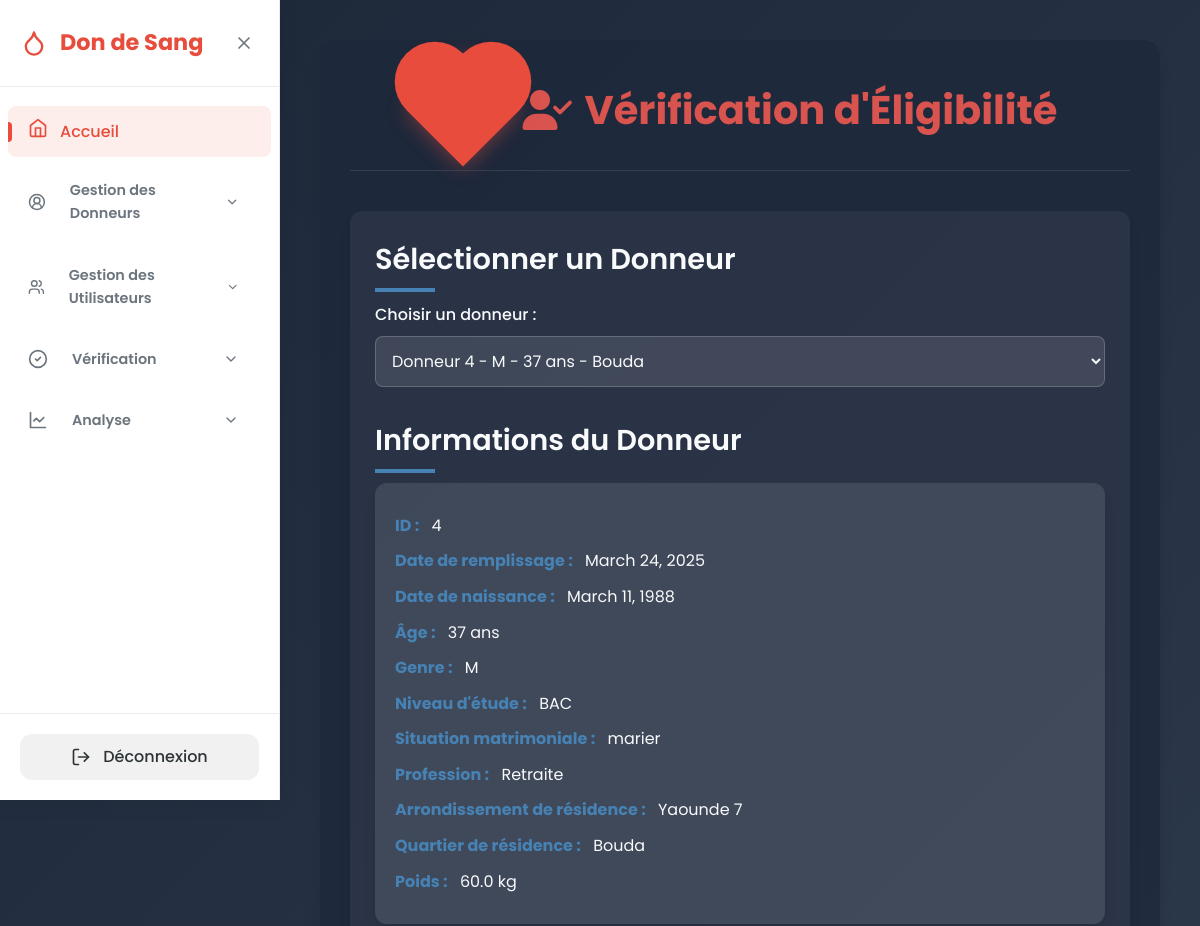
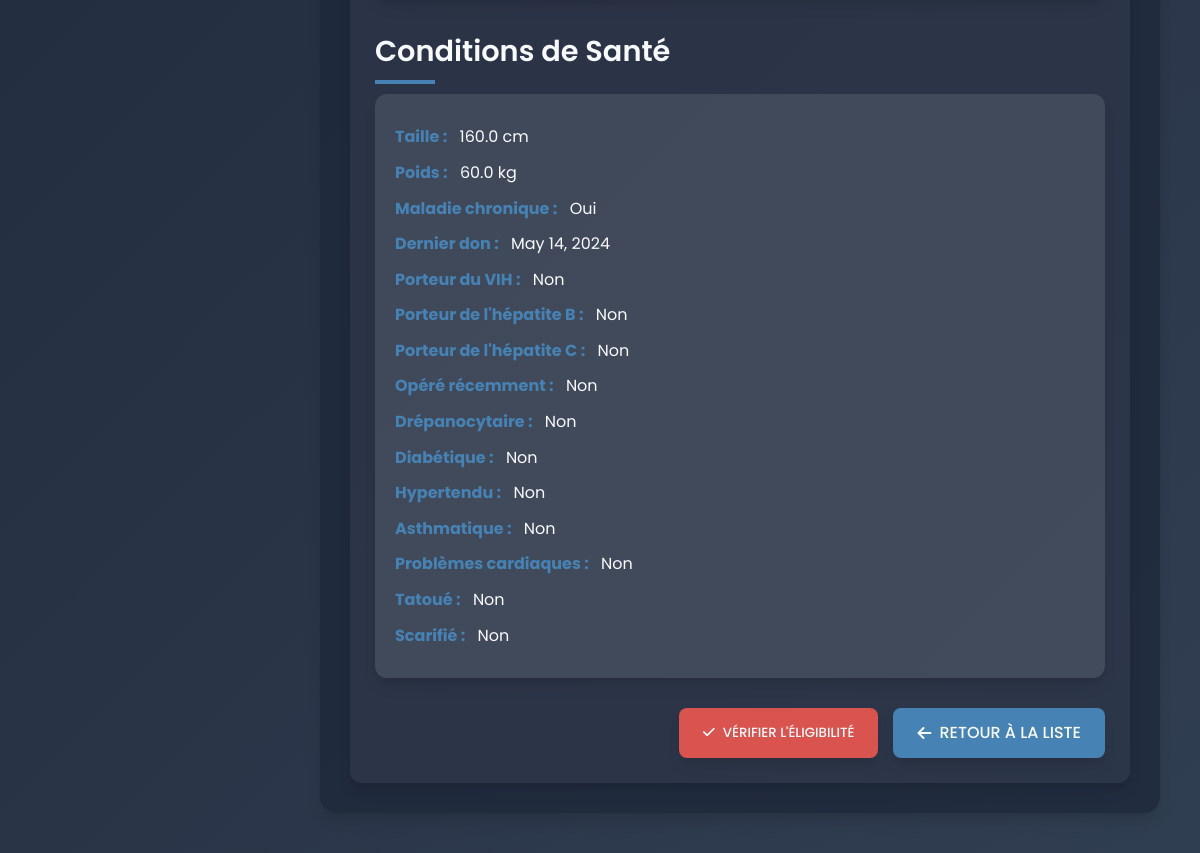
Screenshot of /verifier-eligibilite/4/ (signed in) with the database file from the repository (2 pictures, top to bottom).
### Don/models.py (models this page shows, shortened)
class Donneur(models.Model):
    id = models.AutoField(primary_key=True)
    date_remplissage = models.DateField(default=timezone.now)
    date_naissance = models.DateField()
    niveau_etude = models.CharField(max_length=50)
    genre = models.CharField(max_length=10, choices=[
        ('M', 'Masculin'),
        ('F', 'Féminin'),
        ('Autre', 'Autre'),
    ])
    situation_matrimoniale = models.CharField(max_length=20)
    profession = models.CharField(max_length=50)
    arrondissement_residence = models.CharField(max_length=50)
    quartier_residence = models.CharField(max_length=50)
    age = models.IntegerField(editable=False)
    poids = models.FloatField(null=True, blank=True)
    est_eligible = models.BooleanField(default=False)
    utilisateur = models.ForeignKey(User, on_delete=models.SET_NULL, null=True, blank=True)  # Lien avec l'utilisateur

class ConditionsSante(models.Model):
    donneur = models.OneToOneField(Donneur, on_delete=models.CASCADE, related_name='conditionssante')
    raison_non_eligibilite = models.CharField(max_length=255, blank=True, null=True)
    taille = models.FloatField(null=True, blank=True)
    poids = models.FloatField(null=True, blank=True)
    maladie_chronique = models.CharField(max_length=3, choices=[
        ('Oui', 'Oui'),
        ('Non', 'Non'),
    ], default='Non')
    dernier_don = models.DateField(null=True, blank=True)
    porteur_hiv = models.BooleanField(default=False)
    porteur_hbs = models.BooleanField(default=False)
    porteur_hcv = models.BooleanField(default=False)
    opere = models.BooleanField(default=False)
    drepanocytaire = models.BooleanField(default=False)
    diabetique = models.BooleanField(default=False)
    hypertendu = models.BooleanField(default=False)
    asthmatique = models.BooleanField(default=False)
    cardiaque = models.BooleanField(default=False)
    tatoue = models.BooleanField(default=False)
    date_tatouage = models.DateField(null=True, blank=True)
    scarifie = models.BooleanField(default=False)
    date_scarification = models.DateField(null=True, blank=True)

### Don/views.py (the view, shortened to what this page needs)
# urls.py: path('verifier-eligibilite/', views.verifier_eligibilite, name='verifier_eligibilite'),
@login_required
def verifier_eligibilite(request, donneur_id=None):
    donneurs = Donneur.objects.all()
    if donneur_id:
        donneur = get_object_or_404(Donneur, id=donneur_id)
        try:
            conditions = donneur.conditionssante
        except ConditionsSante.DoesNotExist:
            messages.error(request, "Conditions de santé manquantes.")
            return render(request, 'eligibilite.html', {
                'donneurs': donneurs,
                'donneur': donneur,
                'conditions': None,
                'resultat': None
            })
    else:
        donneur = None
        conditions = None
    return render(request, 'eligibilite.html', {
        'donneurs': donneurs,
        'donneur': donneur,
        'conditions': conditions,
        'resultat': None
    })

### Don/templates/eligibilite.html (shortened to what this page needs)
{% load static %}
<!DOCTYPE html>
<html lang="fr">
<head>
    <link rel="stylesheet" href="https://cdnjs.cloudflare.com/ajax/libs/font-awesome/6.4.0/css/all.min.css">
</head>
<body>
    {% include 'sidebar.html' %}
    <div class="background-overlay"></div>
    <div class="main-content">
        <div class="container">
            <div class="header-section">
                <div class="heart-container">
                    <div class="heart"></div>
                </div>
                <h1><i class="fas fa-user-check"></i> Vérification d'Éligibilité</h1>
            </div>
            <form method="POST" class="eligibilite-form">
                <div class="form-section">
                    <h2>Sélectionner un Donneur</h2>
                    <div class="form-group">
                        <label for="donneur_id">Choisir un donneur :</label>
                        <select name="donneur_id" id="donneur_id" required>
                            {% for d in donneurs %}
                                <option style= "color: black;" value="{{ d.id }}" {% if d.id == donneur.id %}selected{% endif %}>
                                    Donneur {{ d.id }} - {{ d.genre }} - {{ d.age }} ans - {{ d.quartier_residence }}
                                </option>
                            {% endfor %}
                        </select>
                    </div>
                </div>
                {% if donneur %}
                    <div class="form-section">
                        <h2>Informations du Donneur</h2>
                        <div class="info-group">
                            <p><strong>ID :</strong> {{ donneur.id }}</p>
                            <p><strong>Date de remplissage :</strong> {{ donneur.date_remplissage }}</p>
                            <p><strong>Date de naissance :</strong> {{ donneur.date_naissance }}</p>
                            <p><strong>Âge :</strong> {{ donneur.age }} ans</p>
                            <p><strong>Genre :</strong> {{ donneur.genre }}</p>
                            <p><strong>Niveau d'étude :</strong> {{ donneur.niveau_etude }}</p>
                            <p><strong>Situation matrimoniale :</strong> {{ donneur.situation_matrimoniale }}</p>
                            <p><strong>Profession :</strong> {{ donneur.profession }}</p>
                            <p><strong>Arrondissement de résidence :</strong> {{ donneur.arrondissement_residence }}</p>
                            <p><strong>Quartier de résidence :</strong> {{ donneur.quartier_residence }}</p>
                            <p><strong>Poids :</strong> {{ donneur.poids }} kg</p>
                        </div>
                    </div>
                    {% if conditions %}
                        <div class="form-section">
                            <h2>Conditions de Santé</h2>
                            <div class="info-group">
                                <p><strong>Taille :</strong> {{ conditions.taille }} cm</p>
                                <p><strong>Poids :</strong> {{ conditions.poids }} kg</p>
                                <p><strong>Maladie chronique :</strong> {{ conditions.maladie_chronique }}</p>
                                <p><strong>Dernier don :</strong> {{ conditions.dernier_don|default:"Non spécifié" }}</p>
                                <p><strong>Porteur du VIH :</strong> {{ conditions.porteur_hiv|yesno:"Oui,Non" }}</p>
                                <p><strong>Porteur de l'hépatite B :</strong> {{ conditions.porteur_hbs|yesno:"Oui,Non" }}</p>
                                <p><strong>Porteur de l'hépatite C :</strong> {{ conditions.porteur_hcv|yesno:"Oui,Non" }}</p>
                                <p><strong>Opéré récemment :</strong> {{ conditions.opere|yesno:"Oui,Non" }}</p>
                                <p><strong>Drépanocytaire :</strong> {{ conditions.drepanocytaire|yesno:"Oui,Non" }}</p>
                                <p><strong>Diabétique :</strong> {{ conditions.diabetique|yesno:"Oui,Non" }}</p>
                                <p><strong>Hypertendu :</strong> {{ conditions.hypertendu|yesno:"Oui,Non" }}</p>
                                <p><strong>Asthmatique :</strong> {{ conditions.asthmatique|yesno:"Oui,Non" }}</p>
                                <p><strong>Problèmes cardiaques :</strong> {{ conditions.cardiaque|yesno:"Oui,Non" }}</p>
                                <p><strong>Tatoué :</strong> {{ conditions.tatoue|yesno:"Oui,Non" }}</p>
                                <p><strong>Scarifié :</strong> {{ conditions.scarifie|yesno:"Oui,Non" }}</p>
                            </div>
                        </div>
                    {% endif %}
                {% endif %}
                <div class="form-actions">
                    <button type="submit" class="btn"><i class="fas fa-check"></i> Vérifier l'Éligibilité</button>
                    <a href="{% url 'tableau_eligibilite' %}" class="btn btn-secondary"><i class="fas fa-arrow-left"></i> Retour à la Liste</a>
                </div>
            </form>
        </div>
    </div>
</body>
</html>

### Don/templates/sidebar.html (shortened to what this page needs)
<!DOCTYPE html>
<html lang="fr">
<head>
    <link rel="stylesheet" href="https://cdnjs.cloudflare.com/ajax/libs/font-awesome/6.4.0/css/all.min.css">
</head>
<body>
    <div class="sidebar" id="sidebar">
        <div class="sidebar-header">
            <div class="sidebar-logo">
                <span>Don de Sang</span>
            </div>
            <button class="toggle-btn" id="toggle-sidebar">
                <svg xmlns="http://www.w3.org/2000/svg" width="20" height="20" viewBox="0 0 24 24" fill="none" stroke="currentColor" stroke-width="2" stroke-linecap="round" stroke-linejoin="round">
                    <path d="M18 6 6 18"></path>
                    <path d="m6 6 12 12"></path>
                </svg>
            </button>
        </div>
        <nav class="sidebar-menu">
            <ul>
                <li class="menu-item active">
                    <a href="{% url 'index' %}" data-title="Accueil">
                        <span class="menu-icon">
                            <svg xmlns="http://www.w3.org/2000/svg" width="20" height="20" viewBox="0 0 24 24" fill="none" stroke="currentColor" stroke-width="2" stroke-linecap="round" stroke-linejoin="round" class="lucide lucide-home">
                                <path d="m3 9 9-7 9 7v11a2 2 0 0 1-2 2H5a2 2 0 0 1-2-2z"/>
                                <polyline points="9 22 9 12 15 12 15 22"/>
                            </svg>
                        </span>
                        <span class="menu-text">Accueil</span>
                    </a>
                </li>
                <li class="menu-group">
                    <div class="menu-group-header" data-title="Gestion des Donneurs">
                        <svg xmlns="http://www.w3.org/2000/svg" width="20" height="20" viewBox="0 0 24 24" fill="none" stroke="currentColor" stroke-width="2" stroke-linecap="round" stroke-linejoin="round" class="lucide lucide-user-circle-2">
                            <path d="M18 20a6 6 0 0 0-12 0"/>
                            <circle cx="12" cy="10" r="4"/>
                            <circle cx="12" cy="12" r="10"/>
                        </svg>
                        <span>Gestion des Donneurs</span>
                        <svg xmlns="http://www.w3.org/2000/svg" width="16" height="16" viewBox="0 0 24 24" fill="none" stroke="currentColor" stroke-width="2" stroke-linecap="round" stroke-linejoin="round" class="toggle-icon">
                            <polyline points="6 9 12 15 18 9"></polyline>
                        </svg>
                    </div>
                </li>
                <li class="menu-group">
                    <div class="menu-group-header" data-title="Gestion des Utilisateurs">
                        <span>Gestion des Utilisateurs</span>
                        <svg xmlns="http://www.w3.org/2000/svg" width="16" height="16" viewBox="0 0 24 24" fill="none" stroke="currentColor" stroke-width="2" stroke-linecap="round" stroke-linejoin="round" class="toggle-icon">
                            <polyline points="6 9 12 15 18 9"></polyline>
                        </svg>
                    </div>
                </li>
                <li class="menu-group">
                    <div class="menu-group-header" data-title="Vérification">
                        <svg xmlns="http://www.w3.org/2000/svg" width="20" height="20" viewBox="0 0 24 24" fill="none" stroke="currentColor" stroke-width="2" stroke-linecap="round" stroke-linejoin="round" class="lucide lucide-check-circle-2">
                            <circle cx="12" cy="12" r="10"/>
                            <path d="m9 12 2 2 4-4"/>
                        </svg>
                        <span>Vérification</span>
                        <svg xmlns="http://www.w3.org/2000/svg" width="16" height="16" viewBox="0 0 24 24" fill="none" stroke="currentColor" stroke-width="2" stroke-linecap="round" stroke-linejoin="round" class="toggle-icon">
                            <polyline points="6 9 12 15 18 9"></polyline>
                        </svg>
                    </div>
                </li>
                <li class="menu-group">
                    <div class="menu-group-header" data-title="Analyse">
                        <svg xmlns="http://www.w3.org/2000/svg" width="20" height="20" viewBox="0 0 24 24" fill="none" stroke="currentColor" stroke-width="2" stroke-linecap="round" stroke-linejoin="round" class="lucide lucide-chart-line">
                            <path d="M3 3v18h18"/>
                            <path d="m19 9-5 5-4-4-3 3"/>
                        </svg>
                        <span>Analyse</span>
                        <svg xmlns="http://www.w3.org/2000/svg" width="16" height="16" viewBox="0 0 24 24" fill="none" stroke="currentColor" stroke-width="2" stroke-linecap="round" stroke-linejoin="round" class="toggle-icon">
                            <polyline points="6 9 12 15 18 9"></polyline>
                        </svg>
                    </div>
                </li>
            </ul>
        </nav>
        <div class="sidebar-footer">
            <a href="{% url 'logout' %}" class="logout-link" data-title="Déconnexion">
                <span>Déconnexion</span>
            </a>
        </div>
    </div>
</body>
</html>

### rows the page displays
Donneur: id "4", date_remplissage "March 24, 2025", date_naissance "March 11, 1988", age "37", genre "M", niveau_etude "BAC", situation_matrimoniale "marier", profession "Retraite", arrondissement_residence "Yaounde 7", quartier_residence "Bouda", poids "60.0"
ConditionsSante: taille "160.0", poids "60.0", maladie_chronique "Oui", dernier_don "May 14, 2024", porteur_hiv "Non", porteur_hbs "Non", porteur_hcv "Non", opere "Non", drepanocytaire "Non", diabetique "Non", hypertendu "Non", asthmatique "Non", cardiaque "Non", tatoue "Non", scarifie "Non"
